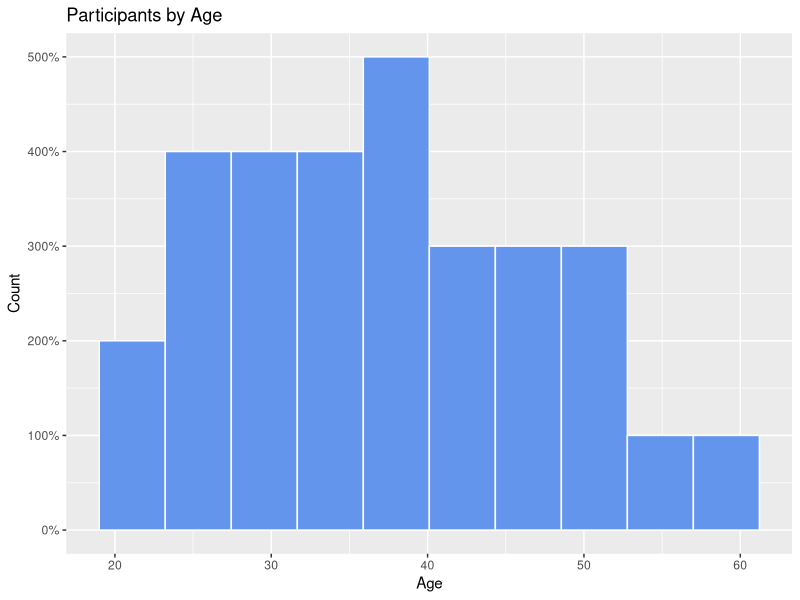

This figure's R source:
library(ggplot2)
library(scales)

# Create a sample Marriage dataset with random ages
set.seed(42)  # Setting seed for reproducibility
Marriage <- data.frame(age = c(25, 30, 35, 40, 28, 32, 27, 29, 34, 33,
                               31, 38, 36, 26, 37, 45, 50, 55, 60, 22,
                               24, 39, 41, 43, 44, 23, 46, 48, 49, 52))

# Display first few rows
head(Marriage)

# Plot the age distribution using a histogram
#if you want to plot the graph in y axis you can use coord_flip()
ggplot(Marriage, aes(x = age)) +
  geom_histogram(fill = "cornflowerblue", color = "white", bins = 10) +
  labs(title = "Participants by Age", x = "Age", y = "Count")+
  scale_y_continuous(labels = scales::percent_format())

